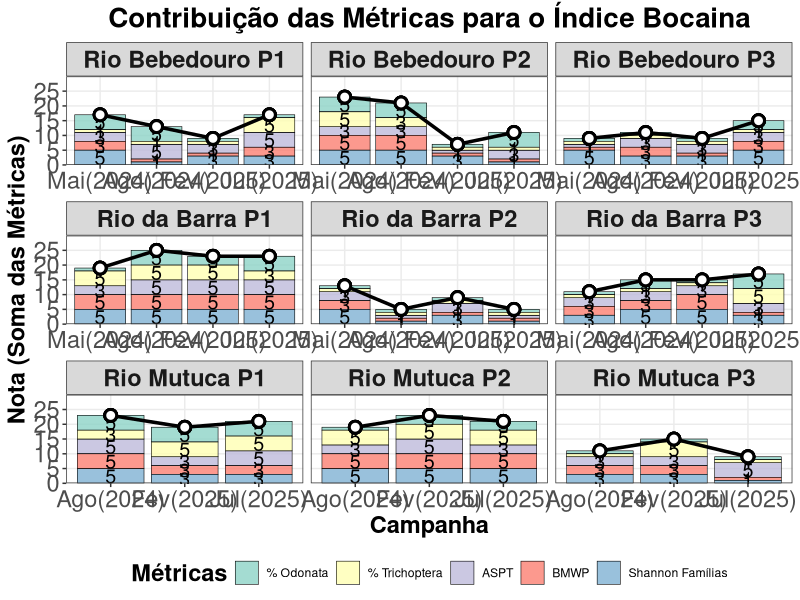
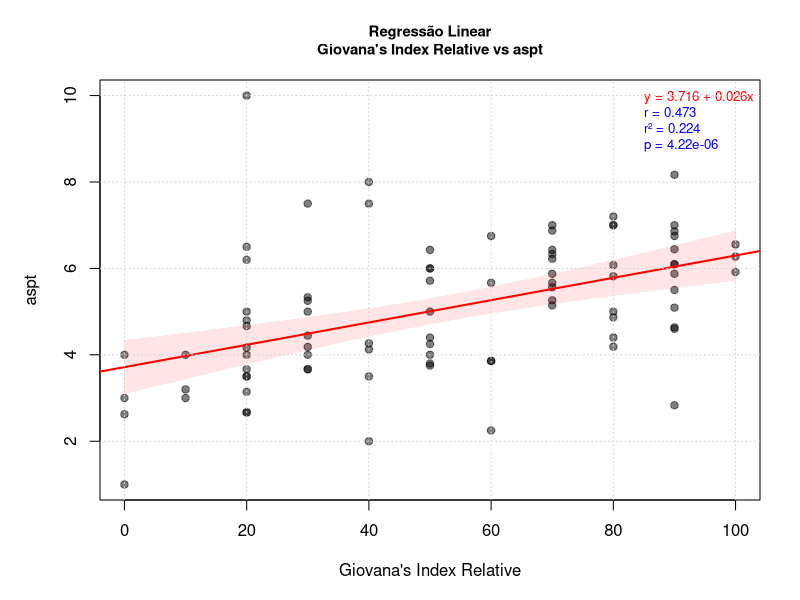
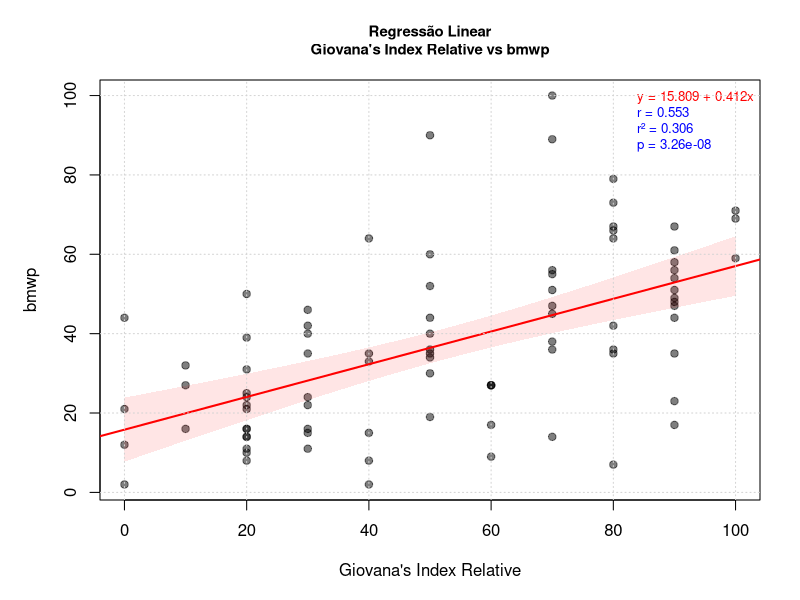
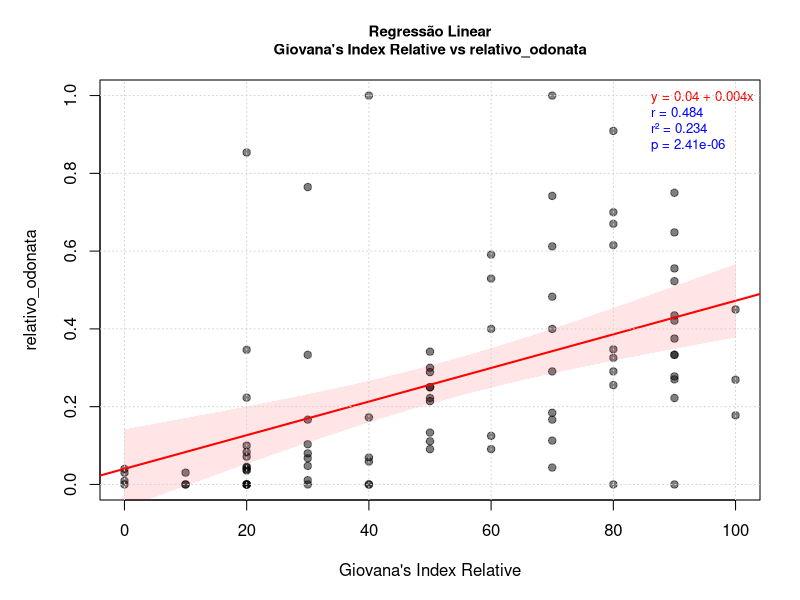
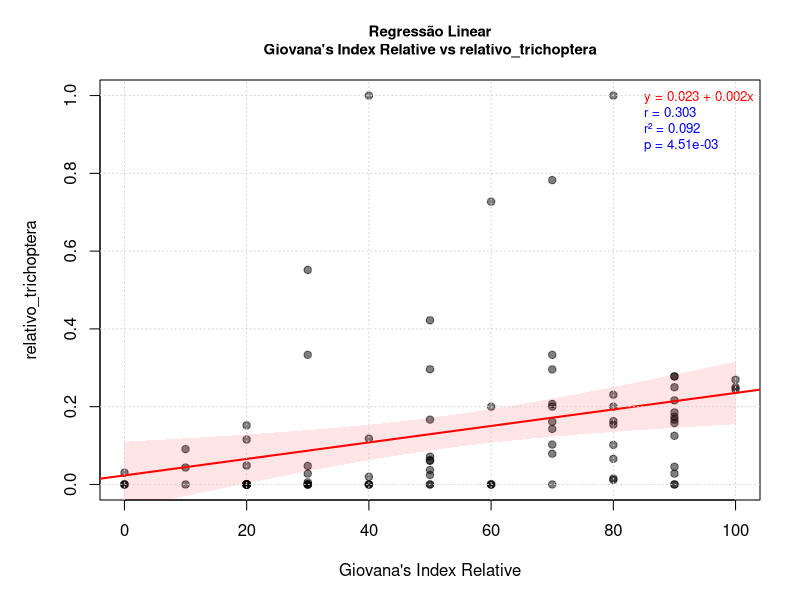
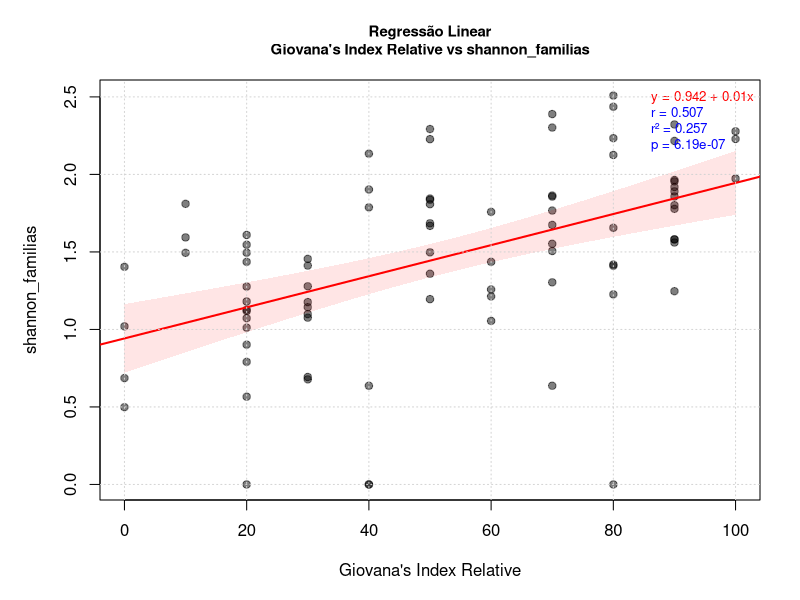
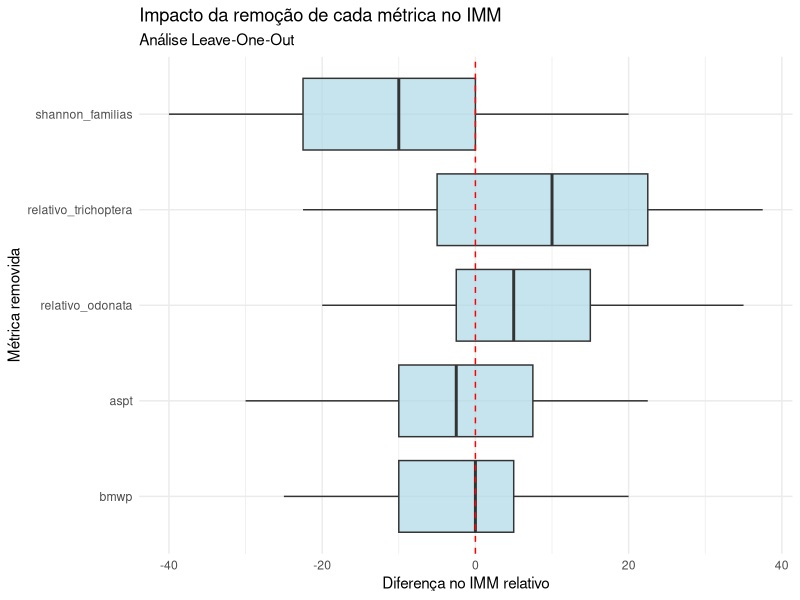
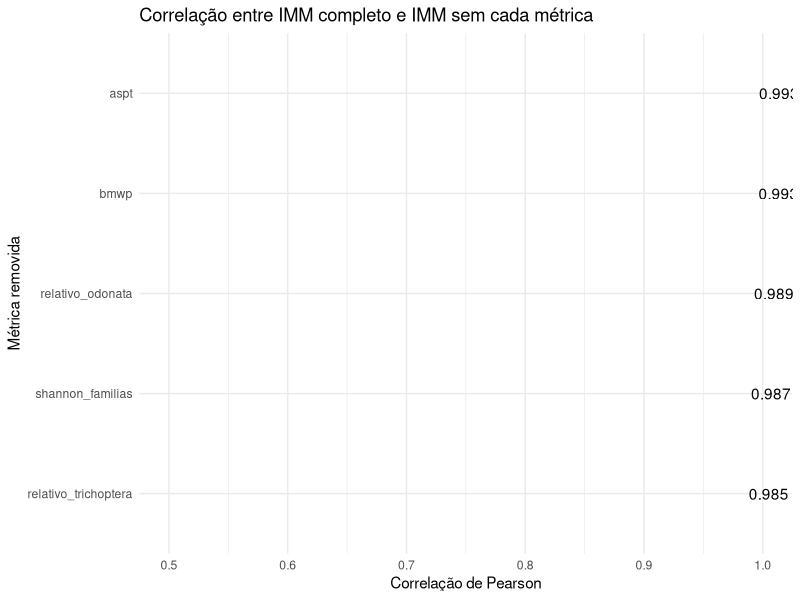

The R script that drew these images, in order:
library(tidyverse)
library(corrplot)

################################## Configurações ###############################
set.seed(1994)
pontos_referencia <- c("RiodaBarra-P1/2", "RioMutuca-P1")
pontos_impactado <- c("RiodaBarra-P2", "RioMutuca-P3")
rios <- c("rio_bebedouro", "rio_da_barra", "rio_mutuca")
amostras_descartadas <- c("RiodaBarra-P1")
metodos_de_amostragem <- c("D Net")
vetor_respostas <- c(
  "aspt", 
  "bmwp", 
  #"filtrador_proporcao",
  #"raspadores_proporcao",
  #"razao_ept_chironomidae",
  "relativo_odonata",
  "relativo_trichoptera",
  "shannon_familias")

nota_maxima <- length(vetor_respostas) * 5
nota_minima <- length(vetor_respostas)


# Pastas de figuras
pasta_figuras <- "figuras/cap2/indice_multimetrico/rede_unica"
if (!dir.exists(pasta_figuras)) {
  dir.create(pasta_figuras, recursive = TRUE)
}

# Pasta de tabelas
pasta_tabelas <- "tabelas/cap2/indice_multimetrico/rede_unica"
if (!dir.exists(pasta_tabelas)) {
  dir.create(pasta_tabelas, recursive = TRUE)
}

################################## Carregar dados ##############################
indices_df <- read_csv("dados/processado/matriz_indices_imaturos_piata.csv") 


############################## Pre-processamento ###############################
# Adicionar coluna de impacto
indices_df <- indices_df %>%
  mutate(
    impacto = case_when(
      locality_name %in% pontos_referencia ~ "referencia",
      locality_name %in% pontos_impactado ~ "impactado",
      TRUE ~ "desconsiderado"
    )
  ) %>%
  filter(rio %in% rios) %>%
  filter(!locality_name %in% amostras_descartadas)

dados_filtrados <- indices_df %>%
  filter(impacto != "desconsiderado") %>%
  filter(method %in% metodos_de_amostragem) %>%
  mutate(
    impacto = as.factor(impacto),
    method = as.factor(method)
  ) 

############################### Detectando limiares ############################
estatisticas_df <- data.frame()


for (i in vetor_respostas) {
  print(paste("Analisando índice:", i))
  
  estatisticas <- dados_filtrados %>%
    filter(impacto == "referencia") %>%
    mutate(
      minimo = min(.data[[i]]),
      quartil_25 = quantile(.data[[i]], 0.25, na.rm = TRUE),
      quartil_50 = quantile(.data[[i]], 0.50, na.rm = TRUE),
      quartil_75 = quantile(.data[[i]], 0.75, na.rm = TRUE),
      maximo = max(.data[[i]]),
      metade = quartil_25 / 2
      ) %>%
    mutate(metrica = i) %>%
    select(
      metrica, quartil_25, quartil_50, quartil_75, maximo, minimo, metade
    ) %>%
    group_by(metrica) %>%
    summarise_if(is.numeric, mean, na.rm = TRUE)

  estatisticas_df <- rbind(estatisticas_df, estatisticas)
}

write_csv(
  estatisticas_df,
  file.path(pasta_tabelas, "limiares_indices_imaturos_piata.csv")
)
############################### Aplicando na bacia #############################

statisticas_df_limpa <- estatisticas_df %>%
  select(metrica, quartil_25, metade)

indices_rebalanceados_df <- indices_df %>%
  filter(method %in% metodos_de_amostragem) %>%
  select(campanha, rio, locality_name, vetor_respostas) %>%
  pivot_longer(
    cols = all_of(vetor_respostas),
    names_to = "metrica",
    values_to = "valor"
  ) %>%
  left_join(statisticas_df_limpa, by = "metrica") %>%
  mutate(
    nota = case_when(
      valor >= quartil_25 ~ 5,
      valor >= metade & valor < quartil_25 ~ 3,
      valor < metade ~ 1,
      TRUE ~ NA_real_
    )
  ) 

  



giovanas_index <- indices_rebalanceados_df %>%
  group_by(campanha, rio, locality_name) %>%
  summarise(giovanas_index = sum(nota)) %>%
  ungroup() %>%
  mutate(
    giovanas_index_relative = (giovanas_index - nota_minima) 
                              / (nota_maxima - nota_minima) * 100
  )


tabela_IMM <- giovanas_index %>%
  select(campanha, rio, locality_name, giovanas_index, giovanas_index_relative)

tabela_indices <- indices_df %>%
  select(campanha, rio, locality_name, all_of(vetor_respostas)) %>%
  left_join(tabela_IMM, by = c("campanha", "rio", "locality_name"))

write_csv(
  tabela_indices,
  file.path(pasta_tabelas, "indice_bocaina_imaturos_piata.csv")
)


################## Plot indice multimetrico ####################################
metricas_contribuicao <- indices_rebalanceados_df %>%
  left_join(giovanas_index, by = c("campanha", "rio", "locality_name")) %>%
  mutate(
    metrica_label = case_when(
      metrica == "aspt" ~ "ASPT",
      metrica == "bmwp" ~ "BMWP",
      metrica == "razao_ept_chironomidae" ~ "EPT/Chironomidae",
      metrica == "relativo_odonata" ~ "% Odonata",
      metrica == "relativo_trichoptera" ~ "% Trichoptera",
      metrica == "riqueza_familias_ephemeroptera" ~ "Presença Ephemeroptera",
      metrica == "shannon_familias" ~ "Shannon Famílias",
      TRUE ~ metrica
    ),
    campanha = case_when(
      campanha == "campanha_1" ~ "Mai(2024)",
      campanha == "campanha_2" ~ "Ago(2024)",
      campanha == "campanha_3" ~ "Fev(2025)",
      campanha == "campanha_4" ~ "Jul(2025)",
      TRUE ~ campanha
    ),
    campanha = factor(
      campanha, 
      levels = c("Mai(2024)", "Ago(2024)", "Fev(2025)", "Jul(2025)")
    ),
    locality_name = case_when(
      locality_name == "RioBebedouro-P1" ~ "Rio Bebedouro P1",
      locality_name == "RioBebedouro-P2" ~ "Rio Bebedouro P2",
      locality_name == "RioBebedouro-P3" ~ "Rio Bebedouro P3",
      locality_name == "RiodaBarra-P1/2" ~ "Rio da Barra P1",
      locality_name == "RiodaBarra-P2" ~ "Rio da Barra P2",
      locality_name == "RiodaBarra-P3" ~ "Rio da Barra P3",
      locality_name == "RioMutuca-P1" ~ "Rio Mutuca P1",
      locality_name == "RioMutuca-P2" ~ "Rio Mutuca P2",
      locality_name == "RioMutuca-P3" ~ "Rio Mutuca P3",
      TRUE ~ locality_name
    )
  ) 


plot <- ggplot() +
  # Barras empilhadas com os valores brutos das notas
  geom_col(
    data = metricas_contribuicao,
    aes(x = campanha, y = nota, fill = metrica_label),
    position = "stack",
    alpha = 0.8,
    color = "black",
    size = 0.2
  ) +
  # Adicionar texto com os valores das notas dentro das barras
  geom_text(
    data = metricas_contribuicao,
    aes(x = campanha, y = nota, fill = metrica_label, label = nota),
    position = position_stack(vjust = 0.5),
    size = 5,
    color = "black"
  ) +
  # Linha do índice total
  geom_line(
    data = metricas_contribuicao,
    aes(x = campanha, y = giovanas_index, group = 1),
    color = "black",
    size = 1.2
  ) +
  # Pontos do índice total
  geom_point(
    data = metricas_contribuicao,
    aes(x = campanha, y = giovanas_index),
    color = "black",
    size = 3,
    shape = 21,
    fill = "white",
    stroke = 1.5
  ) +
  facet_wrap(~  locality_name, scales = "free_x", ncol = 3) +
  labs(
    x = "Campanha",
    y = "Nota (Soma das Métricas)",
    fill = "Métricas",
    title = "Contribuição das Métricas para o Índice Bocaina"
  ) +
  scale_fill_brewer(palette = "Set3") +
  theme_bw() +
  theme(
    axis.text = element_text(angle = 0, hjust = 0.5, size = 17),
    legend.position = "bottom",
    panel.grid.minor = element_blank(),
    strip.text = element_text(size = 17, face = "bold"),
    plot.title = element_text(size = 20, face = "bold", hjust = 0.5),
    axis.title = element_text(size = 17, face = "bold"),
    legend.title = element_text(size = 17, face = "bold")
    
  ) +
  scale_y_continuous(
    limits = c(0, nota_maxima + 5),
    breaks = seq(0, nota_maxima, by = 5),
    expand = c(0, 0)
  )

ggsave(
  filename = file.path(pasta_figuras, "indice_bocaina_imaturos_piata.png"),
  plot = plot,
  width = 15,
  height = 15,
  dpi = 300
)


############################# plotar correlação entre métricas e IMM ###########
# Identificar colunas numéricas (excluindo giovanas_index_relative e giovanas_index)
colunas_numericas <- names(tabela_indices)[sapply(tabela_indices, is.numeric)]
colunas_para_plotar <- setdiff(colunas_numericas, c("giovanas_index_relative", "giovanas_index"))

# Criar gráficos de dispersão para giovanas_index_relative vs outras variáveis numéricas
if(length(colunas_para_plotar) > 0) {
  # Criar um arquivo PDF com todos os gráficos
  pdf(file.path(pasta_figuras, "graficos_giovanas_index_relative.pdf"),
      width = 10, height = 8)
  
  for(var in colunas_para_plotar) {
    # Extrair valores
    x <- tabela_indices[["giovanas_index_relative"]]
    y <- tabela_indices[[var]]
    
    # Remover NAs
    validos <- complete.cases(x, y)
    x_clean <- x[validos]
    y_clean <- y[validos]
    
    # Pular se não houver dados suficientes
    if(length(x_clean) < 3) next
    
    # Calcular correlação
    r <- cor(x_clean, y_clean, method = "pearson")
    r2 <- r^2
    
    # Teste de correlação
    cor_test <- cor.test(x_clean, y_clean, method = "pearson")
    p_val <- cor_test$p.value
    
    # Ajustar modelo de regressão linear
    modelo_linear <- lm(y_clean ~ x_clean)
    
    # Extrair coeficientes da regressão
    intercepto <- coef(modelo_linear)[1]
    inclinacao <- coef(modelo_linear)[2]
    
    # Criar o gráfico
    par(mar = c(5, 5, 4, 2))
    plot(x_clean, y_clean,
         xlab = "Giovana's Index Relative",
         ylab = var,
         main = paste("Regressão Linear\nGiovana's Index Relative vs", var),
         pch = 19,
         col = rgb(0, 0, 0, 0.5),
         cex.main = 0.9)
    
    # Adicionar linha de regressão linear
    abline(modelo_linear, col = "red", lwd = 2)
    
    # Adicionar intervalo de confiança da regressão
    if(length(x_clean) > 10) {  # Só adiciona intervalo se houver dados suficientes
      x_ordenado <- seq(min(x_clean), max(x_clean), length.out = 100)
      intervalo_conf <- predict(modelo_linear, 
                               newdata = data.frame(x_clean = x_ordenado), 
                               interval = "confidence")
      
      # Adicionar banda de confiança
      polygon(c(x_ordenado, rev(x_ordenado)),
              c(intervalo_conf[,2], rev(intervalo_conf[,3])),
              col = rgb(1, 0, 0, 0.1), border = NA)
    }
    
    # Adicionar equação da reta e estatísticas
    equacao <- paste0("y = ", round(intercepto, 3), 
                     ifelse(inclinacao >= 0, " + ", " - "), 
                     round(abs(inclinacao), 3), "x")
    
    legend("topright",
           legend = c(
             equacao,
             paste("r =", round(r, 3)),
             paste("r² =", round(r2, 3)),
             paste("p =", format(p_val, scientific = TRUE, digits = 3))
           ),
           bty = "n",
           cex = 0.8,
           text.col = c("red", "blue", "blue", "blue"))
    
    # Adicionar grid
    grid()
  }
  
  dev.off()
  
  cat("Gráficos de regressão linear salvos em: graficos_giovanas_index_relative.pdf\n")
  
  # Também criar uma tabela resumo das correlações
  resultado_correlacoes <- data.frame(
    Variavel = colunas_para_plotar,
    Correlacao_r = NA,
    R_quadrado = NA,
    P_valor = NA,
    Significativo_005 = NA
  )
  
  for(i in 1:length(colunas_para_plotar)) {
    var <- colunas_para_plotar[i]
    validos <- complete.cases(tabela_indices[["giovanas_index_relative"]], 
                             tabela_indices[[var]])
    
    if(sum(validos) >= 3) {
      cor_test <- cor.test(tabela_indices[["giovanas_index_relative"]][validos], 
                          tabela_indices[[var]][validos])
      resultado_correlacoes$Correlacao_r[i] <- round(cor_test$estimate, 3)
      resultado_correlacoes$R_quadrado[i] <- round(cor_test$estimate^2, 3)
      resultado_correlacoes$P_valor[i] <- format(cor_test$p.value, scientific = TRUE, digits = 3)
      resultado_correlacoes$Significativo_005[i] <- cor_test$p.value < 0.05
    }
  }
  
  # Mostrar e salvar resultados
  print(resultado_correlacoes)
  write.csv(resultado_correlacoes, file.path(pasta_tabelas, "correlacoes_giovanas_index_relative.csv"), row.names = FALSE)
  
}

############################## INACABADO INACABADO #############################
############################### Análise Leave-One-Out ##########################
############################## INACABADO INACABADO #############################

# Função para calcular o IMM com um conjunto específico de métricas
calcular_imm <- function(vetor_metricas, dados, estatisticas_df) {
  
  # Ajustar notas máximas e mínimas para o número de métricas
  nota_max_parcial <- length(vetor_metricas) * 5
  nota_min_parcial <- length(vetor_metricas)
  
  # Filtrar estatísticas para as métricas selecionadas
  estatisticas_parciais <- estatisticas_df %>%
    filter(metrica %in% vetor_metricas) %>%
    select(metrica, quartil_25, metade)
  
  # Calcular IMM parcial
  imm_parcial <- dados %>%
    select(campanha, rio, locality_name, all_of(vetor_metricas)) %>%
    pivot_longer(
      cols = all_of(vetor_metricas),
      names_to = "metrica",
      values_to = "valor"
    ) %>%
    left_join(estatisticas_parciais, by = "metrica") %>%
    mutate(
      nota = case_when(
        valor >= quartil_25 ~ 5,
        valor >= metade & valor < quartil_25 ~ 3,
        valor < metade ~ 1,
        TRUE ~ NA_real_
      )
    ) %>%
    group_by(campanha, rio, locality_name) %>%
    summarise(
      imm_score = sum(nota),
      n_metricas = n(),
      .groups = 'drop'
    ) %>%
    mutate(
      imm_relative = (imm_score - nota_min_parcial) / 
                     (nota_max_parcial - nota_min_parcial) * 100
    )
  
  return(imm_parcial)
}

# Calcular IMM completo (referência)
imm_completo <- calcular_imm(vetor_respostas, indices_df, estatisticas_df)

# Inicializar dataframe para resultados
resultados_loo <- data.frame()

# Loop Leave-One-Out
for (metrica_removida in vetor_respostas) {
  
  cat("\n========================================\n")
  cat("Removendo métrica:", metrica_removida, "\n")
  
  # Criar vetor sem a métrica atual
  metricas_reduzidas <- vetor_respostas[vetor_respostas != metrica_removida]
  
  # Calcular IMM sem essa métrica
  imm_parcial <- calcular_imm(metricas_reduzidas, indices_df, estatisticas_df)
  
  # Comparar com o IMM completo
  comparacao <- imm_completo %>%
    select(campanha, rio, locality_name, imm_completo = imm_relative) %>%
    left_join(
      imm_parcial %>% 
        select(campanha, rio, locality_name, imm_parcial = imm_relative),
      by = c("campanha", "rio", "locality_name")
    ) %>%
    mutate(
      metrica_removida = metrica_removida,
      diferenca = imm_parcial - imm_completo,
      diferenca_absoluta = abs(diferenca)
    )
  
  resultados_loo <- bind_rows(resultados_loo, comparacao)
  
  # Resumo estatístico
  cat("Diferença média:", mean(comparacao$diferenca, na.rm = TRUE), "\n")
  cat("Diferença absoluta média:", mean(comparacao$diferenca_absoluta, na.rm = TRUE), "\n")
  cat("Correlação com IMM completo:", cor(comparacao$imm_completo, comparacao$imm_parcial, use = "complete.obs"), "\n")
}

# Salvar resultados completos
write_csv(
  resultados_loo,
  file.path(pasta_tabelas, "resultados_leave_one_out.csv")
)

############################### Análise de estabilidade ########################

# Resumo por métrica removida
resumo_loo <- resultados_loo %>%
  group_by(metrica_removida) %>%
  summarise(
    correlacao = cor(imm_completo, imm_parcial, use = "complete.obs"),
    dif_media = mean(diferenca, na.rm = TRUE),
    dif_abs_media = mean(diferenca_absoluta, na.rm = TRUE),
    dif_dp = sd(diferenca, na.rm = TRUE),
    dif_max = max(diferenca_absoluta, na.rm = TRUE),
    n_amostras = n(),
    .groups = 'drop'
  ) %>%
  arrange(desc(correlacao))

write_csv(
  resumo_loo,
  file.path(pasta_tabelas, "resumo_leave_one_out.csv")
)

############################### Visualizações ##################################

# 1. Boxplot das diferenças por métrica removida
p1 <- ggplot(resultados_loo, aes(x = reorder(metrica_removida, diferenca_absoluta), 
                                  y = diferenca)) +
  geom_boxplot(fill = "lightblue", alpha = 0.7) +
  geom_hline(yintercept = 0, linetype = "dashed", color = "red") +
  coord_flip() +
  labs(
    title = "Impacto da remoção de cada métrica no IMM",
    subtitle = "Análise Leave-One-Out",
    x = "Métrica removida",
    y = "Diferença no IMM relativo"
  ) +
  theme_minimal()

ggsave(
  file.path(pasta_figuras, "leave_one_out_boxplot.png"),
  p1,
  width = 12,
  height = 8
)

# 2. Correlação entre IMM completo e parcial para cada métrica
p2 <- ggplot(resumo_loo, aes(x = reorder(metrica_removida, correlacao), 
                              y = correlacao)) +
  geom_col(fill = "steelblue") +
  geom_text(aes(label = round(correlacao, 3)), hjust = -0.1) +
  coord_flip() +
  labs(
    title = "Correlação entre IMM completo e IMM sem cada métrica",
    x = "Métrica removida",
    y = "Correlação de Pearson"
  ) +
  ylim(0.5, 1) +
  theme_minimal()

ggsave(
  file.path(pasta_figuras, "leave_one_out_correlacao.png"),
  p2,
  width = 12,
  height = 8
)

# 3. Scatterplot para a métrica mais influente
metrica_mais_influente <- resumo_loo$metrica_removida[which.min(resumo_loo$correlacao)]

p3 <- resultados_loo %>%
  filter(metrica_removida == metrica_mais_influente) %>%
  ggplot(aes(x = imm_completo, y = imm_parcial)) +
  geom_point(alpha = 0.6) +
  geom_abline(slope = 1, intercept = 0, color = "red", linetype = "dashed") +
  geom_smooth(method = "lm", se = TRUE, color = "blue") +
  labs(
    title = paste("IMM completo vs IMM sem", metrica_mais_influente),
    x = "IMM completo (%)",
    y = paste("IMM sem", metrica_mais_influente, "(%)")
  ) +
  theme_minimal()

ggsave(
  file.path(pasta_figuras, "leave_one_out_scatter_mais_influente.png"),
  p3,
  width = 10,
  height = 8
)

# 4. Heatmap da diferença por ponto amostral
p4 <- resultados_loo %>%
  ggplot(aes(x = locality_name, y = metrica_removida, fill = diferenca)) +
  geom_tile() +
  scale_fill_gradient2(low = "red", mid = "white", high = "blue", 
                       midpoint = 0, name = "Diferença") +
  labs(
    title = "Impacto da remoção de métricas por ponto amostral",
    x = "Ponto amostral",
    y = "Métrica removida"
  ) +
  theme_minimal() +
  theme(axis.text.x = element_text(angle = 45, hjust = 1))

ggsave(
  file.path(pasta_figuras, "leave_one_out_heatmap.png"),
  p4,
  width = 14,
  height = 10
)

# 5. Gráfico de importância das métricas
p5 <- ggplot(resumo_loo, aes(x = reorder(metrica_removida, dif_abs_media), 
                              y = dif_abs_media)) +
  geom_col(fill = "darkred", alpha = 0.8) +
  geom_errorbar(aes(ymin = dif_abs_media - dif_dp, 
                    ymax = dif_abs_media + dif_dp),
                width = 0.2) +
  coord_flip() +
  labs(
    title = "Importância relativa das métricas no IMM",
    subtitle = "Baseado na diferença absoluta média ao remover cada métrica",
    x = "Métrica",
    y = "Diferença absoluta média (%)"
  ) +
  theme_minimal()

ggsave(
  file.path(pasta_figuras, "leave_one_out_importancia.png"),
  p5,
  width = 12,
  height = 8
)

############################### Análise de redundância #########################


# Função para criar matriz de p-valores
pval_spearman <- function(df) {
  vars <- names(df)
  n <- length(vars)
  p_mat <- matrix(NA, n, n)
  colnames(p_mat) <- vars
  rownames(p_mat) <- vars

  # Loop pelos pares de variáveis
  for (i in 1:n) {
    for (j in 1:n) {
      if (i == j) {
        p_mat[i, j] <- 0
      } else {
        teste <- cor.test(df[[i]], df[[j]], method = "spearman")
        p_mat[i, j] <- teste$p.value
      }
    }
  }
  return(p_mat)
}



# Matriz de correlação entre métricas
matriz_cor <- dados_filtrados %>%
  select(all_of(vetor_respostas)) %>%
  cor(method = "spearman")

matriz_pval <- pval_spearman(dados_filtrados %>% select(all_of(vetor_respostas)))

# Salvar matriz
write_csv(
  as.data.frame(matriz_cor) %>% rownames_to_column("metrica"),
  file.path(pasta_tabelas, "correlacao_metricas.csv")
)

# Visualizar matriz de correlação


png(file.path(pasta_figuras, "correlacao_metricas.png"), 
    width = 800, height = 800)
corrplot(matriz_cor, 
         method = "color", 
         type = "upper", 
         addCoef.col = "black",
         tl.col = "black", 
         tl.srt = 45,
         title = "Correlação entre métricas do IMM",
         mar = c(0,0,2,0))
dev.off()

# visualizar matriz de p-valores
png(file.path(pasta_figuras, "pval_metricas.png"), 
    width = 800, height = 800)
corrplot(matriz_pval, 
         method = "color",
         type = "upper",
         addCoef.col = "black",
         tl.col = "black",
         tl.srt = 45,
         title = "P-valores da correlação entre métricas do IMM",
         mar = c(0,0,2,0))
dev.off()

############################### Resumo final ###################################
cat("\n\n========================================\n")
cat("RESUMO DA ANÁLISE LEAVE-ONE-OUT\n")
cat("========================================\n\n")

cat("Métricas mais influentes (maior diferença):\n")
resumo_loo %>%
  top_n(3, dif_abs_media) %>%
  select(metrica_removida, dif_abs_media, correlacao) %>%
  print()

cat("\nMétricas menos influentes (menor diferença):\n")
resumo_loo %>%
  top_n(3, desc(dif_abs_media)) %>%
  select(metrica_removida, dif_abs_media, correlacao) %>%
  print()

cat("\nCorrelação média entre IMM completo e parcial:", 
    mean(resumo_loo$correlacao), "\n")
cat("Desvio padrão das correlações:", 
    sd(resumo_loo$correlacao), "\n")
